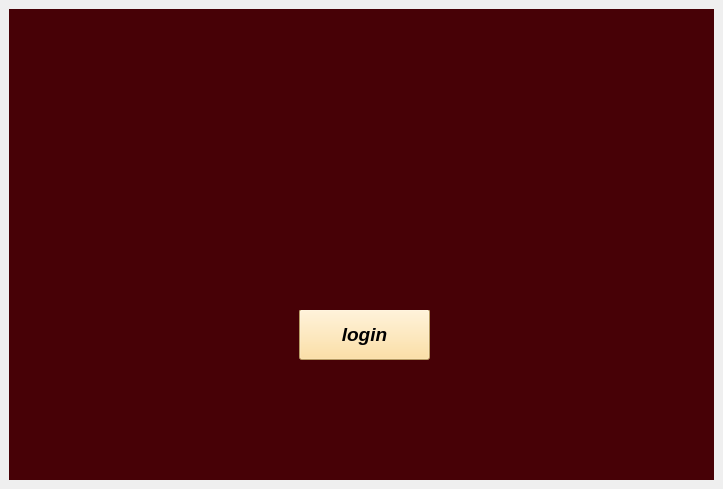
<?xml version="1.0" encoding="UTF-8"?>
<ui version="4.0">
 <class>MainWindow</class>
 <widget class="QMainWindow" name="MainWindow">
  <property name="geometry">
   <rect>
    <x>0</x>
    <y>0</y>
    <width>723</width>
    <height>489</height>
   </rect>
  </property>
  <property name="windowTitle">
   <string>MainWindow</string>
  </property>
  <widget class="QWidget" name="centralwidget">
   <layout class="QVBoxLayout" name="verticalLayout">
    <item>
     <widget class="QStackedWidget" name="stackedWidget">
      <property name="font">
       <font>
        <family>Script MT Bold</family>
        <pointsize>14</pointsize>
        <italic>false</italic>
        <bold>true</bold>
       </font>
      </property>
      <property name="styleSheet">
       <string notr="true">font: 9pt &quot;Segoe Print&quot;;
font: 700 14pt &quot;Script MT Bold&quot;;
</string>
      </property>
      <property name="currentIndex">
       <number>0</number>
      </property>
      <widget class="QWidget" name="login_PAGE0">
       <property name="styleSheet">
        <string notr="true">background-color: rgb(71, 1, 6);</string>
       </property>
       <widget class="QPushButton" name="SING_UP_firstpage">
        <property name="geometry">
         <rect>
          <x>290</x>
          <y>300</y>
          <width>131</width>
          <height>51</height>
         </rect>
        </property>
        <property name="font">
         <font>
          <family>Segoe UI</family>
          <pointsize>14</pointsize>
          <italic>true</italic>
          <bold>true</bold>
         </font>
        </property>
        <property name="styleSheet">
         <string notr="true">font: 700 italic 14pt &quot;Segoe UI&quot;;
background-color: rgb(255, 217, 140);
</string>
        </property>
        <property name="text">
         <string>login</string>
        </property>
       </widget>
       <widget class="QLabel" name="label_8">
        <property name="geometry">
         <rect>
          <x>20</x>
          <y>10</y>
          <width>661</width>
          <height>291</height>
         </rect>
        </property>
        <property name="styleSheet">
         <string notr="true">border-image: url(:/new/prefix1/image/asterisk-kwon-q_gjDWf9ths-unsplash.jpg);</string>
        </property>
        <property name="text">
         <string/>
        </property>
       </widget>
      </widget>
      <widget class="QWidget" name="login_front_page1">
       <property name="styleSheet">
        <string notr="true">gridline-color: rgb(97, 97, 0);
background-color: rgb(250, 255, 194);
border-color: rgb(255, 245, 165);</string>
       </property>
       <widget class="QLabel" name="label">
        <property name="geometry">
         <rect>
          <x>30</x>
          <y>80</y>
          <width>61</width>
          <height>41</height>
         </rect>
        </property>
        <property name="font">
         <font>
          <family>Script MT Bold</family>
          <pointsize>14</pointsize>
          <italic>false</italic>
          <bold>true</bold>
          <kerning>true</kerning>
         </font>
        </property>
        <property name="styleSheet">
         <string notr="true">font: 700 14pt &quot;Script MT Bold&quot;;</string>
        </property>
        <property name="text">
         <string>Email</string>
        </property>
       </widget>
       <widget class="QLineEdit" name="login_email_line">
        <property name="geometry">
         <rect>
          <x>100</x>
          <y>90</y>
          <width>211</width>
          <height>31</height>
         </rect>
        </property>
        <property name="styleSheet">
         <string notr="true">border-color: rgb(207, 255, 241);</string>
        </property>
        <property name="placeholderText">
         <string>               @gmail.com</string>
        </property>
       </widget>
       <widget class="QLineEdit" name="login_password_line">
        <property name="geometry">
         <rect>
          <x>100</x>
          <y>150</y>
          <width>211</width>
          <height>31</height>
         </rect>
        </property>
        <property name="echoMode">
         <enum>QLineEdit::Password</enum>
        </property>
        <property name="placeholderText">
         <string>.......................password...........................</string>
        </property>
       </widget>
       <widget class="QPushButton" name="login_2">
        <property name="geometry">
         <rect>
          <x>170</x>
          <y>210</y>
          <width>75</width>
          <height>31</height>
         </rect>
        </property>
        <property name="styleSheet">
         <string notr="true">font: 700 14pt &quot;Script MT Bold&quot;;</string>
        </property>
        <property name="text">
         <string>login</string>
        </property>
       </widget>
       <widget class="QLabel" name="label_2">
        <property name="geometry">
         <rect>
          <x>500</x>
          <y>40</y>
          <width>61</width>
          <height>41</height>
         </rect>
        </property>
        <property name="styleSheet">
         <string notr="true">background-color: rgb(255, 239, 175);
border-color: rgb(0, 0, 0);
font: 700 14pt &quot;Script MT Bold&quot;;</string>
        </property>
        <property name="text">
         <string>Sign up</string>
        </property>
       </widget>
       <widget class="QLineEdit" name="Signup_email_line">
        <property name="geometry">
         <rect>
          <x>430</x>
          <y>130</y>
          <width>221</width>
          <height>31</height>
         </rect>
        </property>
        <property name="placeholderText">
         <string>                   @gmail.com</string>
        </property>
       </widget>
       <widget class="QLineEdit" name="signup_pass_line">
        <property name="geometry">
         <rect>
          <x>430</x>
          <y>170</y>
          <width>221</width>
          <height>31</height>
         </rect>
        </property>
        <property name="placeholderText">
         <string>password</string>
        </property>
       </widget>
       <widget class="QLabel" name="label_3">
        <property name="geometry">
         <rect>
          <x>350</x>
          <y>120</y>
          <width>61</width>
          <height>41</height>
         </rect>
        </property>
        <property name="font">
         <font>
          <family>Script MT Bold</family>
          <pointsize>14</pointsize>
          <italic>false</italic>
          <bold>true</bold>
          <kerning>true</kerning>
         </font>
        </property>
        <property name="styleSheet">
         <string notr="true">font: 700 14pt &quot;Script MT Bold&quot;;</string>
        </property>
        <property name="text">
         <string>Email</string>
        </property>
       </widget>
       <widget class="QLabel" name="label_4">
        <property name="geometry">
         <rect>
          <x>180</x>
          <y>40</y>
          <width>41</width>
          <height>31</height>
         </rect>
        </property>
        <property name="styleSheet">
         <string notr="true">font: 700 14pt &quot;Script MT Bold&quot;;
</string>
        </property>
        <property name="text">
         <string>login</string>
        </property>
       </widget>
       <widget class="QPushButton" name="sign_up_p2">
        <property name="geometry">
         <rect>
          <x>490</x>
          <y>310</y>
          <width>81</width>
          <height>41</height>
         </rect>
        </property>
        <property name="styleSheet">
         <string notr="true">font: 700 14pt &quot;Script MT Bold&quot;;</string>
        </property>
        <property name="text">
         <string>sign up</string>
        </property>
       </widget>
       <widget class="QLineEdit" name="signup_address_line">
        <property name="geometry">
         <rect>
          <x>430</x>
          <y>210</y>
          <width>221</width>
          <height>31</height>
         </rect>
        </property>
        <property name="placeholderText">
         <string>flat no, area , district</string>
        </property>
       </widget>
       <widget class="QLabel" name="label_5">
        <property name="geometry">
         <rect>
          <x>350</x>
          <y>210</y>
          <width>61</width>
          <height>31</height>
         </rect>
        </property>
        <property name="styleSheet">
         <string notr="true">font: 700 14pt &quot;Script MT Bold&quot;;</string>
        </property>
        <property name="text">
         <string>Address</string>
        </property>
       </widget>
       <widget class="QLineEdit" name="signup_phone_line">
        <property name="geometry">
         <rect>
          <x>430</x>
          <y>260</y>
          <width>221</width>
          <height>31</height>
         </rect>
        </property>
        <property name="placeholderText">
         <string>+880</string>
        </property>
       </widget>
       <widget class="QLabel" name="label_6">
        <property name="geometry">
         <rect>
          <x>350</x>
          <y>260</y>
          <width>61</width>
          <height>21</height>
         </rect>
        </property>
        <property name="styleSheet">
         <string notr="true">font: 700 14pt &quot;Script MT Bold&quot;;</string>
        </property>
        <property name="text">
         <string>Phone</string>
        </property>
       </widget>
       <widget class="QLineEdit" name="signup_name_line">
        <property name="geometry">
         <rect>
          <x>430</x>
          <y>90</y>
          <width>221</width>
          <height>31</height>
         </rect>
        </property>
       </widget>
       <widget class="QLabel" name="label_9">
        <property name="geometry">
         <rect>
          <x>350</x>
          <y>95</y>
          <width>61</width>
          <height>31</height>
         </rect>
        </property>
        <property name="styleSheet">
         <string notr="true">font: 700 14pt &quot;Script MT Bold&quot;;</string>
        </property>
        <property name="text">
         <string>Name</string>
        </property>
       </widget>
       <widget class="QPushButton" name="close_app">
        <property name="geometry">
         <rect>
          <x>40</x>
          <y>330</y>
          <width>80</width>
          <height>24</height>
         </rect>
        </property>
        <property name="styleSheet">
         <string notr="true">font: 700 14pt &quot;Script MT Bold&quot;;</string>
        </property>
        <property name="text">
         <string>close app</string>
        </property>
       </widget>
      </widget>
      <widget class="QWidget" name="page2">
       <widget class="QPushButton" name="order_book">
        <property name="geometry">
         <rect>
          <x>50</x>
          <y>30</y>
          <width>111</width>
          <height>41</height>
         </rect>
        </property>
        <property name="styleSheet">
         <string notr="true">font: 700 14pt &quot;Script MT Bold&quot;;</string>
        </property>
        <property name="text">
         <string>Order book</string>
        </property>
       </widget>
       <widget class="QPushButton" name="sell_book">
        <property name="geometry">
         <rect>
          <x>50</x>
          <y>90</y>
          <width>111</width>
          <height>41</height>
         </rect>
        </property>
        <property name="styleSheet">
         <string notr="true">font: 700 14pt &quot;Script MT Bold&quot;;</string>
        </property>
        <property name="text">
         <string>Sell book</string>
        </property>
       </widget>
       <widget class="QPushButton" name="add_existing_book">
        <property name="geometry">
         <rect>
          <x>50</x>
          <y>150</y>
          <width>111</width>
          <height>41</height>
         </rect>
        </property>
        <property name="styleSheet">
         <string notr="true">font: 700 14pt &quot;Script MT Bold&quot;;</string>
        </property>
        <property name="text">
         <string> book quantity</string>
        </property>
       </widget>
       <widget class="QPushButton" name="back">
        <property name="geometry">
         <rect>
          <x>50</x>
          <y>210</y>
          <width>111</width>
          <height>41</height>
         </rect>
        </property>
        <property name="styleSheet">
         <string notr="true">font: 700 14pt &quot;Script MT Bold&quot;;</string>
        </property>
        <property name="text">
         <string>logout</string>
        </property>
       </widget>
       <widget class="QLabel" name="label_13">
        <property name="geometry">
         <rect>
          <x>350</x>
          <y>30</y>
          <width>311</width>
          <height>261</height>
         </rect>
        </property>
        <property name="styleSheet">
         <string notr="true">image: url(:/new/prefix1/image/janko-ferlic-sfL_QOnmy00-unsplash.jpg);</string>
        </property>
        <property name="text">
         <string/>
        </property>
       </widget>
      </widget>
      <widget class="QWidget" name="seller_add_page4">
       <widget class="QLineEdit" name="book_name">
        <property name="geometry">
         <rect>
          <x>110</x>
          <y>70</y>
          <width>171</width>
          <height>31</height>
         </rect>
        </property>
       </widget>
       <widget class="QLineEdit" name="book_writer">
        <property name="geometry">
         <rect>
          <x>110</x>
          <y>110</y>
          <width>171</width>
          <height>31</height>
         </rect>
        </property>
       </widget>
       <widget class="QLineEdit" name="add_book_quantity">
        <property name="geometry">
         <rect>
          <x>110</x>
          <y>150</y>
          <width>171</width>
          <height>31</height>
         </rect>
        </property>
       </widget>
       <widget class="QLineEdit" name="book_code">
        <property name="geometry">
         <rect>
          <x>110</x>
          <y>190</y>
          <width>171</width>
          <height>31</height>
         </rect>
        </property>
       </widget>
       <widget class="QLabel" name="label_7">
        <property name="geometry">
         <rect>
          <x>10</x>
          <y>70</y>
          <width>81</width>
          <height>21</height>
         </rect>
        </property>
        <property name="styleSheet">
         <string notr="true">font: 700 14pt &quot;Script MT Bold&quot;;</string>
        </property>
        <property name="text">
         <string>Book Name</string>
        </property>
       </widget>
       <widget class="QLabel" name="label_15">
        <property name="geometry">
         <rect>
          <x>10</x>
          <y>110</y>
          <width>81</width>
          <height>21</height>
         </rect>
        </property>
        <property name="styleSheet">
         <string notr="true">font: 700 14pt &quot;Script MT Bold&quot;;</string>
        </property>
        <property name="text">
         <string>Book writer</string>
        </property>
       </widget>
       <widget class="QLabel" name="label_16">
        <property name="geometry">
         <rect>
          <x>10</x>
          <y>155</y>
          <width>91</width>
          <height>21</height>
         </rect>
        </property>
        <property name="styleSheet">
         <string notr="true">font: 700 14pt &quot;Script MT Bold&quot;;</string>
        </property>
        <property name="text">
         <string>Add Quantity</string>
        </property>
       </widget>
       <widget class="QLabel" name="label_17">
        <property name="geometry">
         <rect>
          <x>10</x>
          <y>200</y>
          <width>81</width>
          <height>20</height>
         </rect>
        </property>
        <property name="styleSheet">
         <string notr="true">font: 700 14pt &quot;Script MT Bold&quot;;</string>
        </property>
        <property name="text">
         <string>book code</string>
        </property>
       </widget>
       <widget class="QPushButton" name="post_sell_book">
        <property name="geometry">
         <rect>
          <x>140</x>
          <y>340</y>
          <width>101</width>
          <height>31</height>
         </rect>
        </property>
        <property name="styleSheet">
         <string notr="true">font: 700 14pt &quot;Script MT Bold&quot;;</string>
        </property>
        <property name="text">
         <string>Post</string>
        </property>
       </widget>
       <widget class="QPushButton" name="back_page_3">
        <property name="geometry">
         <rect>
          <x>20</x>
          <y>10</y>
          <width>51</width>
          <height>24</height>
         </rect>
        </property>
        <property name="styleSheet">
         <string notr="true">font: 700 14pt &quot;Script MT Bold&quot;;</string>
        </property>
        <property name="text">
         <string>back</string>
        </property>
       </widget>
       <widget class="QLabel" name="label_10">
        <property name="geometry">
         <rect>
          <x>10</x>
          <y>240</y>
          <width>71</width>
          <height>31</height>
         </rect>
        </property>
        <property name="styleSheet">
         <string notr="true">font: 700 14pt &quot;Script MT Bold&quot;;</string>
        </property>
        <property name="text">
         <string>book price</string>
        </property>
       </widget>
       <widget class="QLineEdit" name="book_price">
        <property name="geometry">
         <rect>
          <x>110</x>
          <y>243</y>
          <width>171</width>
          <height>31</height>
         </rect>
        </property>
       </widget>
       <widget class="QTableView" name="seller_page4_listview">
        <property name="geometry">
         <rect>
          <x>300</x>
          <y>40</y>
          <width>381</width>
          <height>151</height>
         </rect>
        </property>
       </widget>
       <widget class="QPushButton" name="book_list_page4">
        <property name="geometry">
         <rect>
          <x>440</x>
          <y>210</y>
          <width>80</width>
          <height>21</height>
         </rect>
        </property>
        <property name="styleSheet">
         <string notr="true">font: 700 14pt &quot;Script MT Bold&quot;;</string>
        </property>
        <property name="text">
         <string>list</string>
        </property>
       </widget>
      </widget>
      <widget class="QWidget" name="search_page3">
       <property name="styleSheet">
        <string notr="true"/>
       </property>
       <widget class="QLabel" name="label_18">
        <property name="geometry">
         <rect>
          <x>90</x>
          <y>260</y>
          <width>111</width>
          <height>31</height>
         </rect>
        </property>
        <property name="styleSheet">
         <string notr="true">font: 700 14pt &quot;Script MT Bold&quot;;</string>
        </property>
        <property name="text">
         <string>Book Name</string>
        </property>
       </widget>
       <widget class="QLabel" name="label_19">
        <property name="geometry">
         <rect>
          <x>90</x>
          <y>300</y>
          <width>101</width>
          <height>31</height>
         </rect>
        </property>
        <property name="styleSheet">
         <string notr="true">font: 700 14pt &quot;Script MT Bold&quot;;</string>
        </property>
        <property name="text">
         <string>book code</string>
        </property>
       </widget>
       <widget class="QLineEdit" name="book_sell_name">
        <property name="geometry">
         <rect>
          <x>210</x>
          <y>260</y>
          <width>231</width>
          <height>31</height>
         </rect>
        </property>
       </widget>
       <widget class="QLineEdit" name="book_sell_code">
        <property name="geometry">
         <rect>
          <x>210</x>
          <y>300</y>
          <width>231</width>
          <height>31</height>
         </rect>
        </property>
       </widget>
       <widget class="QPushButton" name="back_page_4">
        <property name="geometry">
         <rect>
          <x>10</x>
          <y>10</y>
          <width>51</width>
          <height>24</height>
         </rect>
        </property>
        <property name="styleSheet">
         <string notr="true">font: 700 14pt &quot;Script MT Bold&quot;;</string>
        </property>
        <property name="text">
         <string>back</string>
        </property>
       </widget>
       <widget class="QPushButton" name="buy_page_3">
        <property name="geometry">
         <rect>
          <x>270</x>
          <y>340</y>
          <width>101</width>
          <height>31</height>
         </rect>
        </property>
        <property name="styleSheet">
         <string notr="true">font: 700 14pt &quot;Script MT Bold&quot;;</string>
        </property>
        <property name="text">
         <string>buy</string>
        </property>
       </widget>
       <widget class="QTableView" name="tableView">
        <property name="geometry">
         <rect>
          <x>70</x>
          <y>10</y>
          <width>541</width>
          <height>211</height>
         </rect>
        </property>
       </widget>
       <widget class="QPushButton" name="booklist">
        <property name="geometry">
         <rect>
          <x>290</x>
          <y>230</y>
          <width>80</width>
          <height>24</height>
         </rect>
        </property>
        <property name="styleSheet">
         <string notr="true">font: 700 14pt &quot;Script MT Bold&quot;;</string>
        </property>
        <property name="text">
         <string>book list</string>
        </property>
       </widget>
      </widget>
      <widget class="QWidget" name="addexixtingbok">
       <property name="styleSheet">
        <string notr="true">background-image: url(:/new/prefix1/image/asterisk-kwon-q_gjDWf9ths-unsplash.jpg);</string>
       </property>
       <widget class="QLineEdit" name="addexistingbook_code">
        <property name="geometry">
         <rect>
          <x>200</x>
          <y>250</y>
          <width>241</width>
          <height>31</height>
         </rect>
        </property>
       </widget>
       <widget class="QLabel" name="label_11">
        <property name="geometry">
         <rect>
          <x>130</x>
          <y>250</y>
          <width>61</width>
          <height>31</height>
         </rect>
        </property>
        <property name="text">
         <string>book code</string>
        </property>
       </widget>
       <widget class="QLabel" name="label_12">
        <property name="geometry">
         <rect>
          <x>130</x>
          <y>290</y>
          <width>61</width>
          <height>31</height>
         </rect>
        </property>
        <property name="text">
         <string>quantity</string>
        </property>
       </widget>
       <widget class="QLineEdit" name="lineEdit">
        <property name="geometry">
         <rect>
          <x>200</x>
          <y>290</y>
          <width>241</width>
          <height>31</height>
         </rect>
        </property>
       </widget>
       <widget class="QPushButton" name="addexistingbook">
        <property name="geometry">
         <rect>
          <x>200</x>
          <y>330</y>
          <width>80</width>
          <height>41</height>
         </rect>
        </property>
        <property name="text">
         <string>add</string>
        </property>
       </widget>
       <widget class="QPushButton" name="back_2">
        <property name="geometry">
         <rect>
          <x>10</x>
          <y>10</y>
          <width>61</width>
          <height>24</height>
         </rect>
        </property>
        <property name="text">
         <string>back</string>
        </property>
       </widget>
       <widget class="QTableView" name="tableView_2">
        <property name="geometry">
         <rect>
          <x>60</x>
          <y>50</y>
          <width>561</width>
          <height>192</height>
         </rect>
        </property>
        <property name="styleSheet">
         <string notr="true">background-color: rgb(249, 255, 194);</string>
        </property>
       </widget>
       <widget class="QPushButton" name="list_2">
        <property name="geometry">
         <rect>
          <x>310</x>
          <y>20</y>
          <width>80</width>
          <height>24</height>
         </rect>
        </property>
        <property name="text">
         <string>book list</string>
        </property>
       </widget>
      </widget>
     </widget>
    </item>
   </layout>
  </widget>
  <widget class="QMenuBar" name="menubar">
   <property name="geometry">
    <rect>
     <x>0</x>
     <y>0</y>
     <width>723</width>
     <height>22</height>
    </rect>
   </property>
  </widget>
 </widget>
 <resources/>
 <connections/>
</ui>
